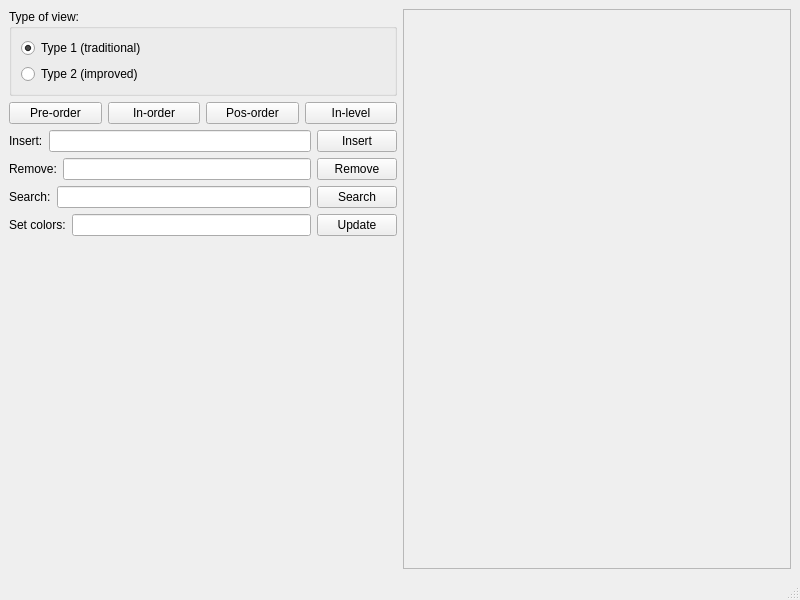
<?xml version="1.0" encoding="UTF-8"?>
<ui version="4.0">
 <class>MainWindow</class>
 <widget class="QMainWindow" name="MainWindow">
  <property name="geometry">
   <rect>
    <x>0</x>
    <y>0</y>
    <width>800</width>
    <height>600</height>
   </rect>
  </property>
  <property name="windowTitle">
   <string>Red Black Tree</string>
  </property>
  <widget class="QWidget" name="centralwidget">
   <layout class="QHBoxLayout" name="horizontalLayout_2">
    <item>
     <layout class="QHBoxLayout" name="horizontalMainLayout">
      <item>
       <layout class="QVBoxLayout" name="verticalLayoutOfConf">
        <item>
         <layout class="QHBoxLayout" name="horizontalLayout_3">
          <item>
           <widget class="QGroupBox" name="groupBox">
            <property name="title">
             <string>Type of view:</string>
            </property>
            <layout class="QVBoxLayout" name="verticalLayout_2">
             <item>
              <widget class="QRadioButton" name="radioButtonTrad">
               <property name="text">
                <string>Type 1 (traditional)</string>
               </property>
               <property name="checked">
                <bool>true</bool>
               </property>
              </widget>
             </item>
             <item>
              <widget class="QRadioButton" name="radioButtonImproved">
               <property name="text">
                <string>Type 2 (improved)</string>
               </property>
              </widget>
             </item>
            </layout>
           </widget>
          </item>
         </layout>
        </item>
        <item>
         <layout class="QHBoxLayout" name="horizontalLayout">
          <item>
           <widget class="QPushButton" name="pushButtonPreOrdem">
            <property name="text">
             <string>Pre-order</string>
            </property>
           </widget>
          </item>
          <item>
           <widget class="QPushButton" name="pushButtonEmOrdem">
            <property name="text">
             <string>In-order</string>
            </property>
           </widget>
          </item>
          <item>
           <widget class="QPushButton" name="pushButtonPosOrdem">
            <property name="text">
             <string>Pos-order</string>
            </property>
           </widget>
          </item>
          <item>
           <widget class="QPushButton" name="pushButtonEmNivel">
            <property name="text">
             <string>In-level</string>
            </property>
           </widget>
          </item>
         </layout>
        </item>
        <item>
         <layout class="QHBoxLayout" name="horizontalLayoutOfInsert">
          <item>
           <widget class="QLabel" name="label">
            <property name="text">
             <string>Insert:</string>
            </property>
           </widget>
          </item>
          <item>
           <widget class="QLineEdit" name="lineEditOfInsert"/>
          </item>
          <item>
           <widget class="QPushButton" name="pushButtonOfInsert">
            <property name="text">
             <string>Insert</string>
            </property>
           </widget>
          </item>
         </layout>
        </item>
        <item>
         <layout class="QHBoxLayout" name="horizontalLayoutOfRemove">
          <item>
           <widget class="QLabel" name="label_2">
            <property name="text">
             <string>Remove:</string>
            </property>
           </widget>
          </item>
          <item>
           <widget class="QLineEdit" name="lineEditOfRemove"/>
          </item>
          <item>
           <widget class="QPushButton" name="pushButtonOfRemove">
            <property name="text">
             <string>Remove</string>
            </property>
           </widget>
          </item>
         </layout>
        </item>
        <item>
         <layout class="QHBoxLayout" name="horizontalLayoutOfSearch">
          <item>
           <widget class="QLabel" name="label_3">
            <property name="text">
             <string>Search:</string>
            </property>
           </widget>
          </item>
          <item>
           <widget class="QLineEdit" name="lineEditOfSearch"/>
          </item>
          <item>
           <widget class="QPushButton" name="pushButtonOfSearch">
            <property name="text">
             <string>Search</string>
            </property>
           </widget>
          </item>
         </layout>
        </item>
        <item>
         <layout class="QHBoxLayout" name="horizontalLayoutOfChangeColour">
          <item>
           <widget class="QLabel" name="label_4">
            <property name="text">
             <string>Set colors:</string>
            </property>
           </widget>
          </item>
          <item>
           <widget class="QLineEdit" name="lineEditOfColors"/>
          </item>
          <item>
           <widget class="QPushButton" name="pushButtonChangeColor">
            <property name="text">
             <string>Update</string>
            </property>
           </widget>
          </item>
         </layout>
        </item>
        <item>
         <spacer name="verticalSpacer">
          <property name="orientation">
           <enum>Qt::Vertical</enum>
          </property>
          <property name="sizeHint" stdset="0">
           <size>
            <width>20</width>
            <height>40</height>
           </size>
          </property>
         </spacer>
        </item>
       </layout>
      </item>
      <item>
       <layout class="QVBoxLayout" name="verticalLayoutOfImage">
        <item>
         <widget class="QScrollArea" name="scrollArea">
          <property name="widgetResizable">
           <bool>true</bool>
          </property>
          <widget class="QWidget" name="scrollAreaWidgetContents">
           <property name="geometry">
            <rect>
             <x>0</x>
             <y>0</y>
             <width>383</width>
             <height>533</height>
            </rect>
           </property>
           <layout class="QVBoxLayout" name="verticalLayout">
            <item>
             <widget class="QLabel" name="labelOfImage">
              <property name="text">
               <string/>
              </property>
             </widget>
            </item>
           </layout>
          </widget>
         </widget>
        </item>
       </layout>
      </item>
     </layout>
    </item>
   </layout>
  </widget>
  <widget class="QMenuBar" name="menubar">
   <property name="geometry">
    <rect>
     <x>0</x>
     <y>0</y>
     <width>800</width>
     <height>22</height>
    </rect>
   </property>
  </widget>
  <widget class="QStatusBar" name="statusbar"/>
 </widget>
 <resources/>
 <connections/>
</ui>
